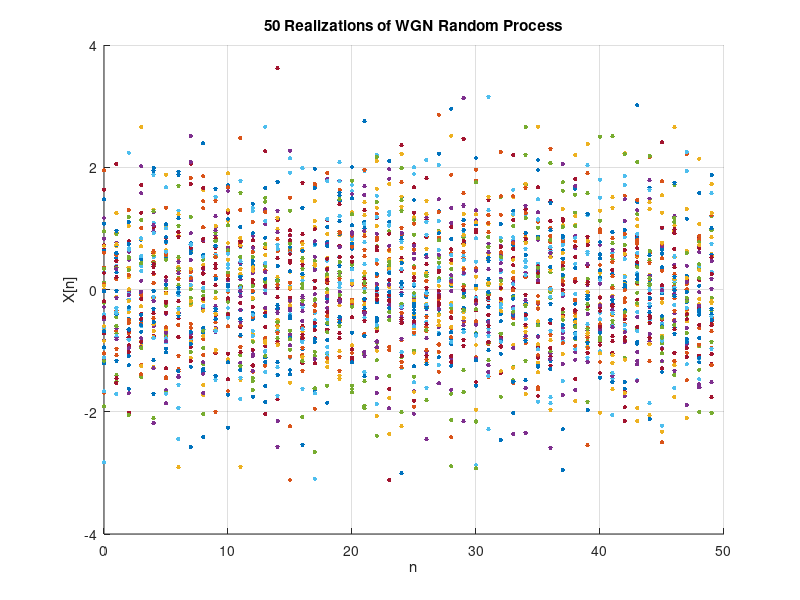

Reproduce this figure in MATLAB.
% Parameters
N = 50; % Number of samples
M = 50; % Number of realizations
sigma = 1; % Standard deviation

% Generate and plot realizations
figure;
hold on;
for m = 1:M
    X = sigma * randn(1, N); % Generate WGN realization
    n = 0:N-1; % Time index
    plot(n, X, '.', 'MarkerSize', 10); % Scatter plot
end
hold off;

% Labels and title
xlabel('n');
ylabel('X[n]');
title('50 Realizations of WGN Random Process');
grid on;